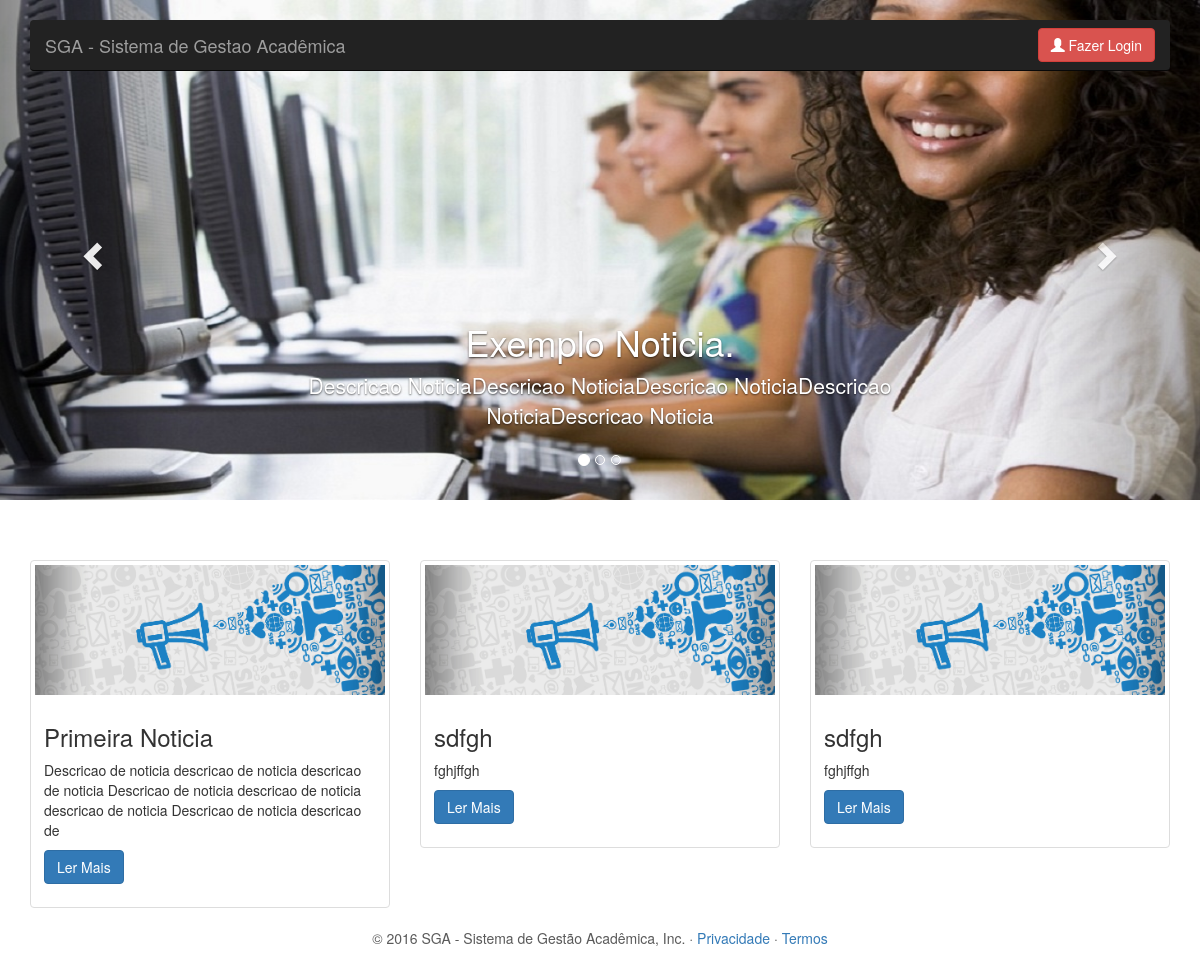
/, run on an earlier commit of the app's database.
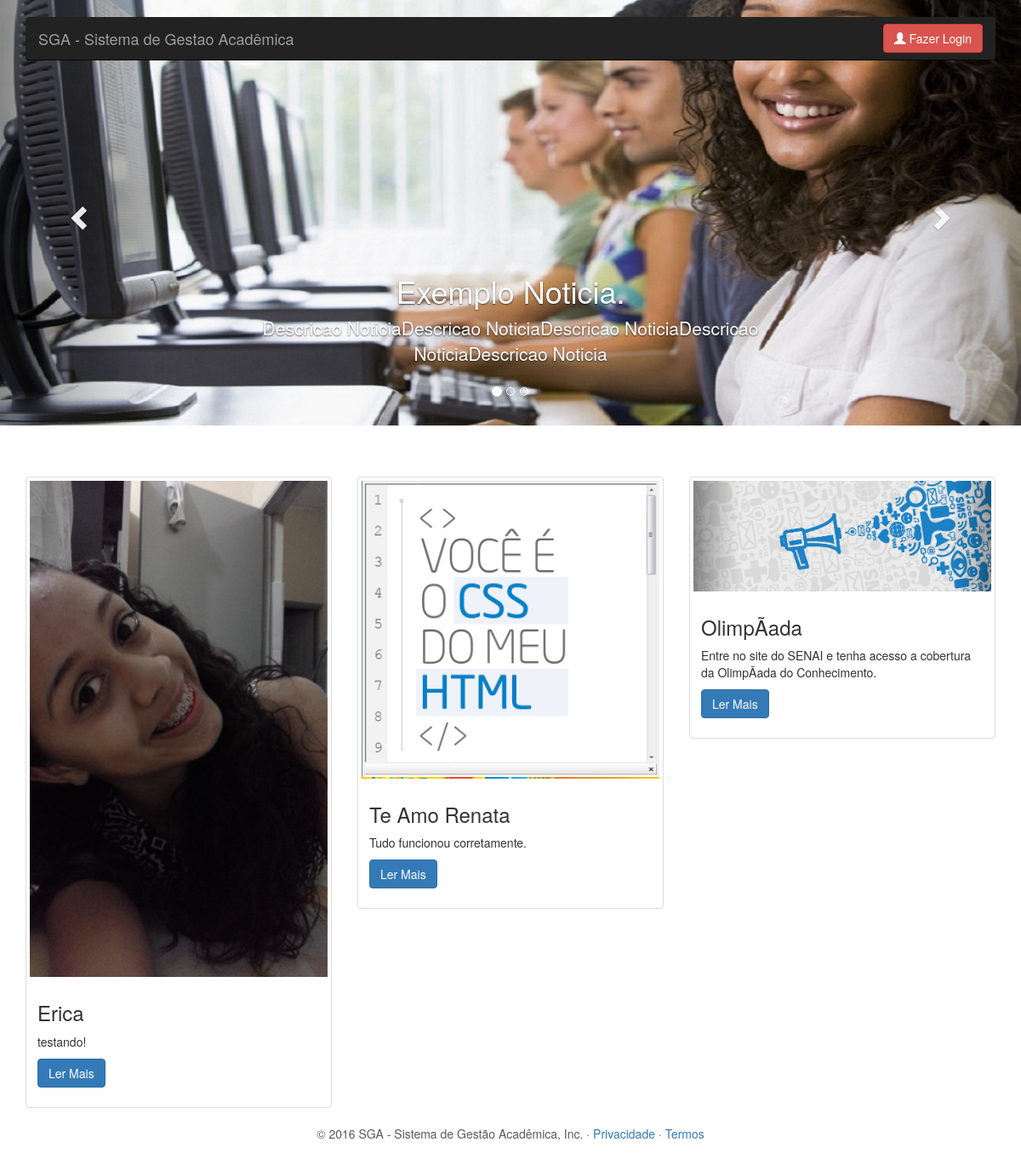
And on a later commit of the database.
### tables this page shows
CREATE TABLE IF NOT EXISTS `noticias` (
  `tit_noticia` varchar(25) NOT NULL,
  `desc_noticia` varchar(160) NOT NULL,
  `imagem` varchar(50) DEFAULT NULL,
  `cd_noticias` bigint(20) NOT NULL,
  `permissao` varchar(1) NOT NULL,
  `posicao` varchar(10) NOT NULL,
  `categoria` varchar(20) NOT NULL,
  `foto` varchar(300) NOT NULL
);

### classes/database.class.php (called while the page is built, shortened)
<?php
class Database {
  private $mysql;
  private $query;
  public function __construct() {
    $this->mysql = new mysqli('localhost', 'root','', 'sga');
  }
  protected function clearAttributes() {
    $not = array('last_query', 'operators', 'join_types');
    $attrs = get_object_vars($this);
  }
  public function result() {
    $data = array();
    if(!empty($this->query)) {
      while($result = mysqli_fetch_object($this->query)) {
        $data[] = (Object) array_map("utf8_encode", (Array) $result);
      }
    }
    return $data;
  }
  public function query($query, $escape = FALSE) {
    $escape = (!is_bool($escape)) ? TRUE : $escape;
    $this->query = $this->mysql->query($query);
    return $this;
  }
}

### classes/noticia.class.php (the view, shortened to what this page needs)
<?php
Class Noticia extends Funcoes {
  public function getNoticias() {
    $objetoSql = new Database();
    $resultado = $objetoSql->query('select * from noticias order by cd_noticias DESC limit 3')->result();
    if(count($resultado) > 0) {
      return $resultado;
    }else {
      return false;
    }
  }
  public function geraNoticia() {
    $noticias = $this->getNoticias();
    foreach ($noticias as $itens) { ?>
      <div class="col-sm-6 col-md-4">
        <div class="thumbnail">
          <img src="<?= (isset($itens->foto) && $itens->foto != '') ? 'uploads/noticias/'.$itens->foto : 'assets/imagens/news2.gif'; ?> " alt="...">
          <div class="caption">
            <h3><?= $itens->tit_noticia;?></h3>
            <p><?= $itens->desc_noticia;?></p>
            <p><a href="#" class="btn btn-primary" role="button">Ler Mais</a></p>
          </div>
        </div>
      </div>
    <?php
    }
  }
}

### index.php (shortened to what this page needs)
<?php
  include 'classes/noticia.class.php';
?>
<!DOCTYPE html>
<html lang="en">
  <head>
    <link href="assets/css/bootstrap.min.css" rel="stylesheet">
    <link href="assets/css/carousel.css" rel="stylesheet">
    <link href="assets/css/style.css" rel="stylesheet">
  </head>
  <body>
    <div class="navbar-wrapper">
      <div class="container">
        <nav class="navbar navbar-inverse navbar-static-top">
          <div class="container">
            <div class="navbar-header">
              <a class="navbar-brand" href="#">SGA - Sistema de Gestao Acadêmica</a>
            </div>
            <div id="navbar" class="navbar-collapse collapse">
              <a class="btn btn-danger pull-right margin-login" href="login.php"><span class="glyphicon glyphicon-user"></span> Fazer Login</a>
            </div>
          </div>
        </nav>
      </div>
    </div>
    <div id="myCarousel" class="carousel slide" data-ride="carousel">
      <ol class="carousel-indicators">
        <li data-target="#myCarousel" data-slide-to="0" class="active"></li>
        <li data-target="#myCarousel" data-slide-to="1"></li>
        <li data-target="#myCarousel" data-slide-to="2"></li>
      </ol>
      <div class="carousel-inner" role="listbox">
        <div class="item active">
          <img class="first-slide" src="assets/imagens/ela.jpg" alt="First slide">
          <div class="container">
            <div class="carousel-caption">
              <h1>Exemplo Noticia.</h1>
              <p>Descricao NoticiaDescricao NoticiaDescricao NoticiaDescricao NoticiaDescricao Noticia</p>
            </div>
          </div>
        </div>
      </div>
      <a class="left carousel-control" href="#myCarousel" role="button" data-slide="prev">
        <span class="glyphicon glyphicon-chevron-left" aria-hidden="true"></span>
      </a>
      <a class="right carousel-control" href="#myCarousel" role="button" data-slide="next">
        <span class="glyphicon glyphicon-chevron-right" aria-hidden="true"></span>
      </a>
    </div>
    <div class="container">
      <div class="row">
        <?php
          $objetoNoticia = new Noticia();
          $objetoNoticia->geraNoticia();
        ?>
      </div>
    </div>
    <footer class="text-center">
      <p>&copy; 2016 SGA - Sistema de Gestão Acadêmica, Inc. &middot; <a href="#">Privacidade</a> &middot; <a href="#">Termos</a></p>
    </footer>
  </body>
</html>

### assets/css/carousel.css (style rules this page uses)
body { padding-bottom: 40px; color: #5a5a5a; }
.navbar-wrapper { position: absolute; top: 0; right: 0; left: 0; z-index: 20; }
.navbar-wrapper > .container { padding-right: 0; padding-left: 0; }
.navbar-wrapper .navbar { padding-right: 15px; padding-left: 15px; }
.navbar-wrapper .navbar .container { width: auto; }
.carousel { height: 500px; margin-bottom: 60px; }
.carousel-caption { z-index: 10; }
.carousel .item { height: 500px; background-color: #777; }
.carousel-inner > .item > img { position: absolute; top: 0; left: 0; min-width: 100%; height: 500px; }
@media (min-width: 768px) { .navbar-wrapper { margin-top: 20px; } }
@media (min-width: 768px) { .navbar-wrapper .container { padding-right: 15px; padding-left: 15px; } }
@media (min-width: 768px) { .navbar-wrapper .navbar { padding-right: 0; padding-left: 0; } }
@media (min-width: 768px) { .navbar-wrapper .navbar { border-radius: 4px; } }
@media (min-width: 768px) { .carousel-caption p { margin-bottom: 20px; font-size: 21px; line-height: 1.4; } }

### assets/css/style.css (style rules this page uses)
.margin-login { margin-top: 8px; }

What changed in the data, as far as the page shows it:
removed noticias: tit_noticia "Primeira Noticia", desc_noticia "Descricao de noticia descricao de noticia descricao de noticia Descricao de noticia descricao de noticia descricao de noticia Descricao de noticia descricao de"
removed noticias: tit_noticia "sdfgh", desc_noticia "fghjffgh"
removed noticias: tit_noticia "sdfgh", desc_noticia "fghjffgh"
added noticias: foto (picture), tit_noticia "Erica", desc_noticia "testando!"
added noticias: foto (picture), tit_noticia "Te Amo Renata", desc_noticia "Tudo funcionou corretamente."
added noticias: tit_noticia "OlimpÃ­ada", desc_noticia "Entre no site do SENAI e tenha acesso a cobertura da OlimpÃ­ada do Conhecimento."
